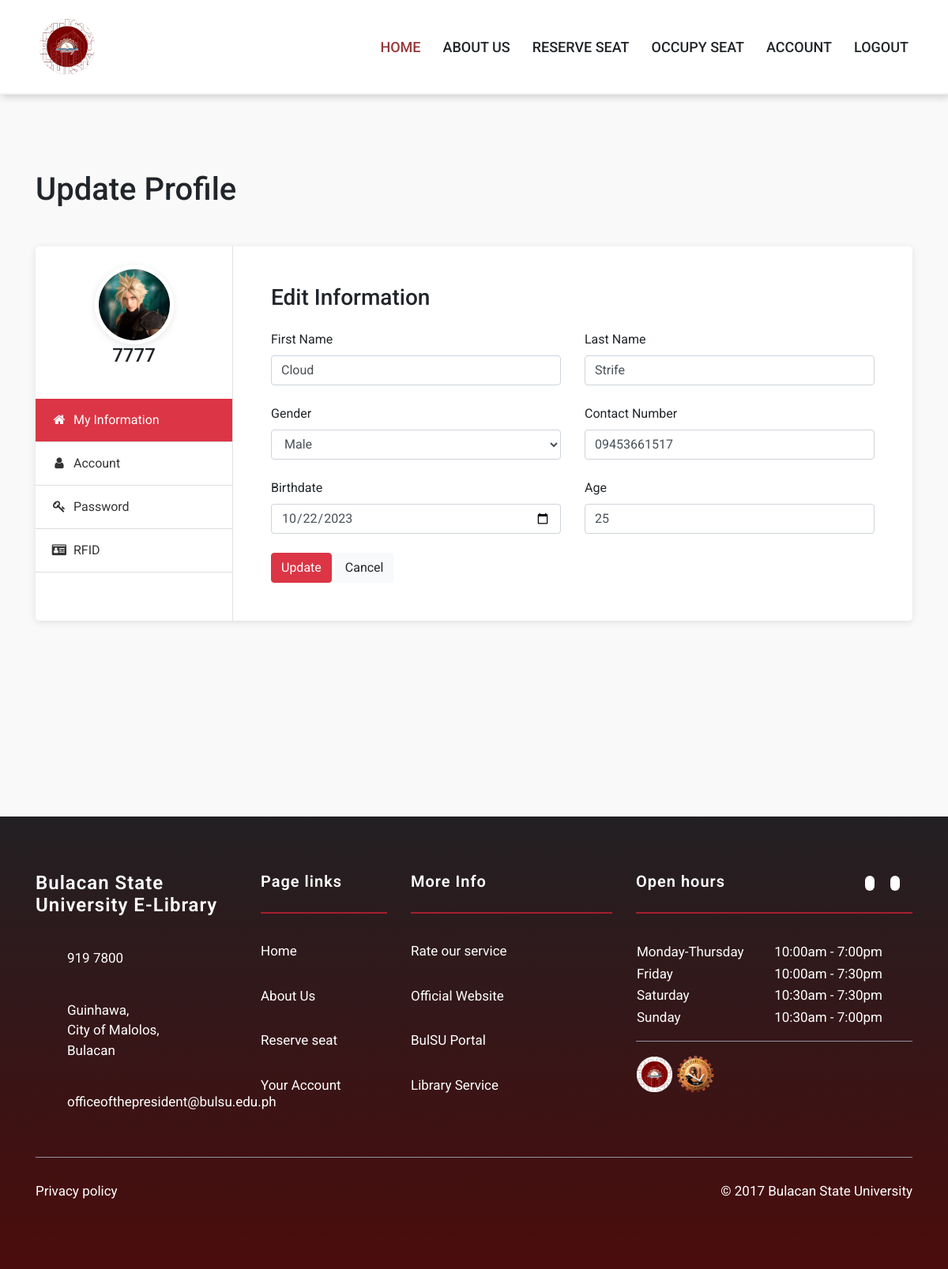
Screenshot of /update_profile.php (signed in) with the database file from the repository.
### tables this page shows
CREATE TABLE `users` (
  `user_id` int(11) NOT NULL,
  `rfid_no` varchar(50) DEFAULT NULL,
  `first_name` varchar(255) DEFAULT NULL,
  `last_name` varchar(255) DEFAULT NULL,
  `account_id` int(11) DEFAULT NULL,
  `course_code` varchar(50) DEFAULT NULL,
  `yearsec_id` int(11) DEFAULT NULL,
  `age` int(11) DEFAULT NULL,
  `contact_number` varchar(20) DEFAULT NULL,
  `bday` date DEFAULT NULL,
  `gender` varchar(20) DEFAULT NULL,
  `is_archived` tinyint(1) DEFAULT 0
);

CREATE TABLE `account` (
  `account_id` int(11) NOT NULL,
  `username` varchar(255) DEFAULT NULL,
  `password` varchar(255) DEFAULT NULL,
  `email` varchar(255) DEFAULT NULL,
  `picture` varchar(255) DEFAULT NULL,
  `account_type` varchar(255) DEFAULT NULL,
  `reservation_count` int(11) DEFAULT 0
);

### update_profile.php (the view, shortened to what this page needs)
<?php
require 'assets/php/connect.php';
?>
<!DOCTYPE html>
<html lang="en">
<head>
	<link rel="stylesheet" type="text/css" href="https://stackpath.bootstrapcdn.com/bootstrap/4.3.1/css/bootstrap.min.css">
	<link rel="stylesheet" href="https://stackpath.bootstrapcdn.com/font-awesome/4.7.0/css/font-awesome.min.css">
    <link rel="stylesheet" type="text/css" href="assets/css/edit_profile.css" />
    <link rel="stylesheet"
        href="https://maxst.icons8.com/vue-static/landings/line-awesome/line-awesome/1.3.0/css/line-awesome.min.css">
</head>
<body>
<?php include 'assets/php/header.php'; ?>
						<?php
            $username = $_SESSION["username"];
			$sql = "SELECT * FROM ACCOUNT
			INNER JOIN USERS ON ACCOUNT.account_id = USERS.account_id
			WHERE ACCOUNT.username = '$username'";
            $result = $conn->query($sql);
            if ($result->num_rows == 1) {
            $row = $result->fetch_assoc();
            } else {
            echo "You are not regular student. Either alumni or faculty";
            }
            ?>
			<section class="py-5 my-5">
		<div class="container">
			<h1 class="mb-5">Update Profile</h1>
			<div class="bg-white shadow rounded-lg d-block d-sm-flex">
				<div class="profile-tab-nav border-right">
					<div class="p-4">
						<div class="img-circle text-center mb-3">
							<img src="<?php echo $row['picture']; ?>" alt="Profile Image" class="shadow">
							<?php
							echo '
            					<h4>' . $row["username"] . '</h4>
            					';
            				?>
						</div>
					</div>
					<div class="nav flex-column nav-pills" id="v-pills-tab" role="tablist" aria-orientation="vertical">
						<a class="nav-link active" id="account-tab" id="security-tab" data-toggle="pill" href="#account" role="tab" aria-controls="account" aria-selected="true">
							<i class="fa fa-home text-center mr-1"></i>
							My Information
						</a>
						<a class="nav-link"  data-toggle="pill" href="#security" role="tab" aria-controls="security" aria-selected="false">
							<i class="fa fa-user text-center mr-1"></i>
							Account
						</a>
						<a class="nav-link" id="password-tab" data-toggle="pill" href="#password" role="tab" aria-controls="password" aria-selected="false">
							<i class="fa fa-key text-center mr-1"></i>
							Password
						</a>
						<a class="nav-link" id="rfid-tab" data-toggle="pill" href="#rfid_tab" role="tab" aria-controls="rfid-tab" aria-selected="false">
							<i class="fa fa-id-card text-center mr-1"></i>
							RFID
						</a>
					</div>
				</div>
				<div class="tab-content p-4 p-md-5" id="v-pills-tabContent">
					<div class="tab-pane fade show active" id="account" role="tabpanel" aria-labelledby="account-tab">
						<h3 class="mb-4">Edit Information</h3>
						<div class="row">
							<div class="col-md-6">
								<div class="form-group">
								  	<label>First Name</label>
								  	<input id="firstname-input" type="text" class="form-control" name="first_name" required="required" placeholder="First Name" autocomplete="off" value="<?php echo $row["first_name"]; ?>" required>
								</div>
							</div>
							<div class="col-md-6">
								<div class="form-group">
									<label>Last Name</label>
								  	<input id="lastname-input" type="text" class="form-control" name="last_name" required="required" placeholder="Last Name" autocomplete="off" value="<?php echo $row["last_name"]; ?>">
								</div>
							</div>
							<div class="col-md-6">
								<div class="form-group">
								  	<label>Gender</label>
									<select id="gender-input" class="form-control" name="gender" aria-label="Default select example">
									<option value="<?php echo $row["gender"];?>"><?php echo $row["gender"]; ?></option>
									</select>
								</div>
							</div>
							<div class="col-md-6">
								<div class="form-group">
								  	<label>Contact Number</label>
								  	<input type="number" name="contact_number" class="form-control" id="number-input" placeholder="Enter contact number"  value="<?php echo $row["contact_number"]; ?>">
								</div>
							</div>
							<div class="col-md-6">
								<div class="form-group">
								  	<label>Birthdate</label>
									<input type="date" id="bday-input" name="bday" class="form-control" id="dateReleased" name="dateReleased" value="<?php echo $row["bday"]; ?>"  required="required" placeholder="Date Released">
								</div>
							</div>
							<div class="col-md-6">
								<div class="form-group">
								  	<label>Age</label>
								  	<input type="text" class="form-control" id="age-input" placeholder="Enter age" value="<?php echo $row["age"]; ?>">
								</div>
							</div>
						</div>
						<div>
							<button class="btn btn-danger" id="updateInfo">Update</button>
							<button class="btn btn-light">Cancel</button>
						</div>
					</div>
				</div>
			</div>
		</div>
	</section>
	<?php include 'assets/php/footer.php';?>
</body>
</html>

### assets/css/edit_profile.css (style rules this page uses)
* { box-sizing: border-box; }
:root { --header-outer-height: 110px; --header-inner-height: 70px; --header-height-difference: calc( var(--header-outer-height) - var(--header-inner-height) ); --header-bg: #fff; }
*, *:after, *:before { box-sizing: border-box; }
:root { --header-outer-height: 110px; --header-inner-height: 70px; --header-height-difference: calc( var(--header-outer-height) - var(--header-inner-height) ); --header-bg: #fff; --header-outer-height: 120px; --header-inner-height: 70px; --header-height-difference: calc( var(--header-outer-height) - var(--header-inner-height) ); --header-bg: #fff; }
:root { --header-outer-height: 120px; --header-inner-height: 70px; --header-height-difference: calc( var(--header-outer-height) - var(--header-inner-height) ); --header-bg: #fff; }
body { background: #f9f9f9; font-family: "Roboto", sans-serif; }
.shadow { box-shadow: 0 2px 10px rgba(0, 0, 0, 0.1) !important; }
.profile-tab-nav { min-width: 250px; }
.tab-content { flex: 1; }
.form-group { margin-bottom: 1.5rem; }
.nav-pills a.nav-link { padding: 15px 20px; border-bottom: 1px solid #ddd; border-radius: 0; color: #333; }
.nav-pills a.nav-link i { width: 20px; }
.img-circle img { height: 100px; width: 100px; border-radius: 100%; border: 5px solid #fff; }
.nav-pills .nav-link { color: #dc3545; }
.nav-pills .nav-link.active { background-color: #dc3545; color: white; }

### rows the page displays
users: account.picture (picture), account.username "7777", first_name "Cloud", last_name "Strife", gender "Male", contact_number "09453661517", bday "10/22/2023", age "25"
